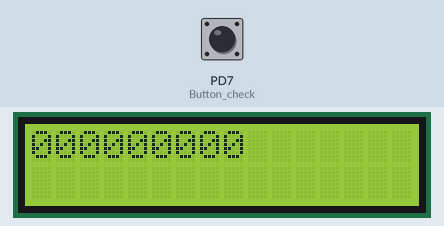
This program was run on a simulated ATmega328P, built with avr-gcc and emulated at 16 MHz. Shown: 16×2 character LCD. Wiring (inferred from the names in the program): character LCD (HD44780): RS PB4; E PB3; data PD5, PD4, PD3, PD2. The test bench sets the inputs (shaded band); at power-on: PD7 (Button_check) HIGH.

Above: at 1.2 s.
1.3 s: PD7 (Button_check) pulled LOW for 0.15 s
At 2.4 s:
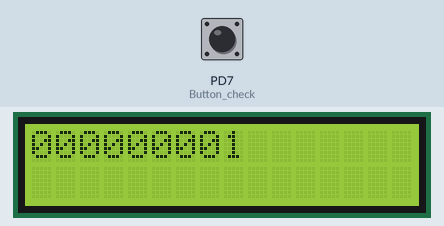
2.9 s: PD7 (Button_check) pulled LOW for 1 s
At 4.9 s:
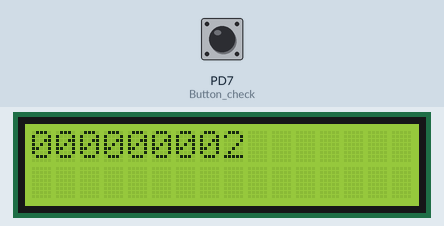
5.4 s: PD7 (Button_check) pulled LOW for 0.15 s
At 6.7 s:
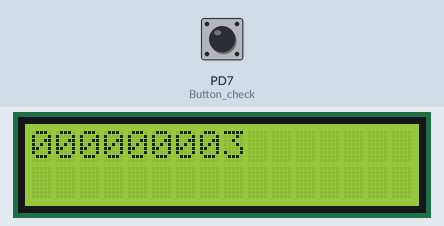
7.0 s: PD7 (Button_check) pulled LOW for 1 s
At 9.2 s:
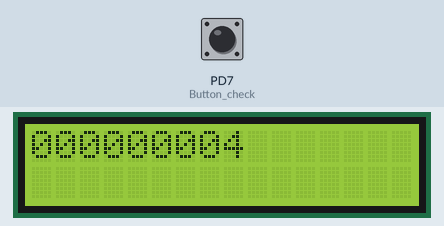
Timing chart, 0 to 10.5 s (numbered marks = the images above; inputs shaded):
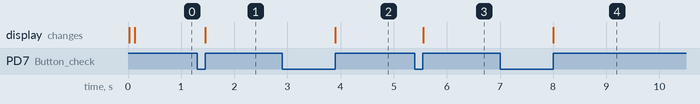

The program:

main.c
```c
/*
 * LCD_Button_Press_Program.c
 *
 * Created: 11-05-2026 7.54.38 PM
 * Author : HP
 */

#define F_CPU 16000000UL

#include <avr/io.h>
#include <stdio.h>
#include <util/delay.h>
#include "LCD.h"

uint32_t counter = 0;

void LCD_Display(uint32_t count)
{
	lcd_clear();											// Clear LCD screen
	lcd_set_cursor(0,0);									// Set cursor at first row first column

	char buffer[11];										// Buffer to store 9-digit string
	sprintf(buffer,"%09lu", count);							// Convert integer into 9-digit string

	lcd_print(buffer);										// Print counter value on LCD
}

void Button_check(void)
{
	uint16_t press_time = 0;

	if(!(PIND & (1 << PIND7)))
	{
		_delay_ms(20);										// Debounce delay

		if(!(PIND & (1 << PIND7)))
		{
			while(!(PIND & (1 << PIND7)))
			{
				_delay_ms(10);								// Delay for timing
				press_time += 10;							// Increase press time

				if(press_time >= 2000)
				{
					counter = 0;							// Reset counter to zero

					LCD_Display(counter);					// Update LCD display

					while(!(PIND & (1 << PIND7)));			// Wait until button released

					return;
				}
			}
			counter++;										// Increment counter

			if(counter > 999999999)
			{
				counter = 0;								// Reset counter after reaching maximum 9-digit value
			}
			LCD_Display(counter);							// Update LCD display
		}
	}
}

int main(void)
{
	DDRD &= ~(1 << DDD7);									// Input for Push-Button
	PORTD |= (1 << PORTD7);									// Enable Pull-up

	lcd_init();												// Initialize LCD Display
	_delay_ms(100);

	LCD_Display(counter);									// Display initial counter value
    /* Replace with your application code */
    while (1)
    {
		Button_check();										// Continuously check button press
    }
}
```

LCD.c
```c
/*
 * LCD.c
 *
 * Created: 11-05-2026 8.01.27 PM
 *  Author: HP
 */

#define F_CPU 16000000UL
#include "LCD.h"
#include <util/delay.h>

//  lets start with that enable pulse
static void lcd_enable_pulse(void)
{
	LCD_EN_PORT |=  (1 << LCD_EN_PIN);										// enable pin =1
	_delay_us(1);                                                           // these delay values come from datasheet
	LCD_EN_PORT &= ~(1 << LCD_EN_PIN);										// enable pin =0
	_delay_us(50); 															// allow LCD to latch
}

// this function sends a nibble to the data pins (b3..b0 -> D7..D4)
static void lcd_send_nibble(uint8_t nib)
{
	// Clear PD2..PD5 by our mapping
	LCD_D_PORT &= ~((1<<LCD_D7_PIN)|(1<<LCD_D6_PIN)|(1<<LCD_D5_PIN)|(1<<LCD_D4_PIN));  // Making all data pins 0 initially

	// now set the pins according to the data/command
	if (nib & 0x8) LCD_D_PORT |= (1<<LCD_D7_PIN);
	if (nib & 0x4) LCD_D_PORT |= (1<<LCD_D6_PIN);
	if (nib & 0x2) LCD_D_PORT |= (1<<LCD_D5_PIN);
	if (nib & 0x1) LCD_D_PORT |= (1<<LCD_D4_PIN);
	lcd_enable_pulse();
}

// this function allows us to send a byte
static void lcd_send_byte(uint8_t value, uint8_t rs)  						// here we receive data and rs value
{
	if (rs==1)
	{
		LCD_RS_PORT |=  (1<<LCD_RS_PIN);  									// IT'S A Data. SO RS pin =1
	}
	else
	{
		LCD_RS_PORT &= ~(1<<LCD_RS_PIN); 									// it's a Command. So RS pin0
	}
	lcd_send_nibble(value >> 4);											// sending upper nibble
	lcd_send_nibble(value & 0x0F);											// sending lower nibble
}

// this function sends commands (instructions)
void lcd_cmd(uint8_t c)
{
	lcd_send_byte(c, 0);
	// Clear (0x01) and Return Home (0x02) need longer delays in write-only mode
	if (c == 0x01 || c == 0x02)
	_delay_ms(2);
}

// This function allows us to send data
void lcd_data(uint8_t d)
{
	lcd_send_byte(d, 1);
}

// this function allows us to set the cursor

void lcd_set_cursor(uint8_t row, uint8_t col)								// receives row and column value 2X16 LCD
{
	uint8_t addr = (row ? 0x40 : 0x00) + (col & 0x0F);						// this is a ternary operator.
	lcd_cmd(0x80 | addr);													// send (80 + addr) as a command.
}


//This function allows us to print a string
void lcd_print(const char *s)
{
	while (*s)
	{
		lcd_data((uint8_t)*s++);
	}

}

// this function allows us to clear the lcd
void lcd_clear(void)
{
	lcd_cmd(0x01);
}

// this function allows us to return the cursor to home
void lcd_home(void)
{
	lcd_cmd(0x02);
}

// this function initialises the lcd. (initialisation sequence from datasheet)

void lcd_init(void)
{
	// Make control and data pins outputs
	LCD_RS_DDR |= (1<<LCD_RS_PIN);
	LCD_EN_DDR |= (1<<LCD_EN_PIN);
	LCD_D_DDR  |= (1<<LCD_D7_PIN)|(1<<LCD_D6_PIN)|(1<<LCD_D5_PIN)|(1<<LCD_D4_PIN);

	_delay_ms(20);															// power-up wait
	LCD_RS_PORT &= ~(1<<LCD_RS_PIN); 										// RS=0

	//  8-bit wake-up sequence (sent as high nibbles). why nibbles?
	LCD_EN_PORT &= ~(1 << LCD_EN_PIN);   									// make EN =0 .
	lcd_send_nibble(0x03);
	_delay_ms(5);
	lcd_send_nibble(0x03);
	_delay_us(150);
	lcd_send_nibble(0x03);
	_delay_us(150);

	//Switch to 4-bit
	lcd_send_nibble(0x02);
	_delay_us(150);

	// note that from here onwards its cmd !

	//Function set: 4-bit, 2 lines, 5x8 font
	lcd_cmd(0x28);

	//Display off

	lcd_cmd(0x08);
	//Clear
	lcd_cmd(0x01);

	//Entry mode: increment, no shift
	lcd_cmd(0x06);


	// Display on, cursor off, blink off
	lcd_cmd(0x0C);
}

// function to print integers. (we use recursion)
void lcd_printf_uint16(uint16_t v)
{
	if (v >= 10)
	{
		lcd_printf_uint16(v / 10);  										// print higher digits first
	}
	lcd_data('0' + (v % 10));       										// then print the last digit
}
```

LCD.h
```c
/*
 * LCD.h
 *
 * Created: 11-05-2026 8.01.12 PM
 *  Author: HP
 */

#define F_CPU 16000000UL
#ifndef LCD_H_
#define LCD_H_

#include <avr/io.h>
#include <util/delay.h>
#include <stdint.h>

// rs = 12, en = 11, d4 = 5, d5 = 4, d6 = 3, d7 = 2;  This is our connection


// define some macros for the pins used

// for RS pin
#define LCD_RS_PORT   PORTB
#define LCD_RS_DDR    DDRB
#define LCD_RS_PIN    PB4

// for enable pin EN
#define LCD_EN_PORT   PORTB
#define LCD_EN_DDR    DDRB
#define LCD_EN_PIN    PB3

// for data/commands
#define LCD_D_PORT    PORTD
#define LCD_D_DDR     DDRD
#define LCD_D7_PIN    PD2
#define LCD_D6_PIN    PD3
#define LCD_D5_PIN    PD4
#define LCD_D4_PIN    PD5


// now lets declare  our  functions

void lcd_init(void);  							// for initialisation sequence
// to generate enable pulse
void lcd_cmd(uint8_t c);						// for commands(instructions
void lcd_data(uint8_t d);						// for data
void lcd_set_cursor(uint8_t row, uint8_t col);	// for setting cursor(row: 0 or 1, col: 0..15)
void lcd_print(const char *s);					// to print string
void lcd_clear(void);							// to clear_lcd
void lcd_home(void);							// to return cursor to origin (row=0. Column =0)

void lcd_print_uint16(uint16_t v);				// to print an integer value
void lcd_printf_uint16(uint16_t v);


#endif /* LCD_H_ */
```

Measured:
- after the input at 1.3 s, the display: changes after 0.15 s (image 1)
- after the input at 2.9 s, the display: changes after 1.0 s (image 2)
- after the input at 5.4 s, the display: changes after 0.15 s (image 3)
- after the input at 7.0 s, the display: changes after 1.0 s (image 4)
